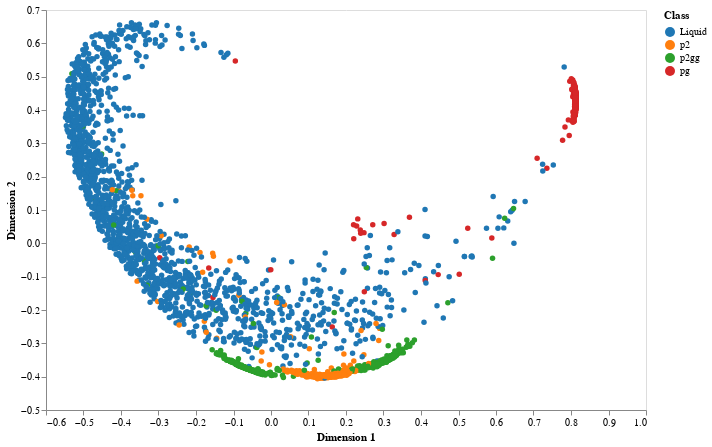

Source (notebook cell):
### Markdown cell above
In the above image we can see two high density clusters,
in cyan and magenta which would be two of the crystals.
The blue, which is scattered across the space
is quite clearly the liquid state.
From this there is not a lot of separation between the different states,
with the liquid occupying the entire space.

An alternate approach to the dimensionality reduction
is to use a non-linear combination of feature space.
This effectively makes the changes in some regions
more important than changes in other regions.
The `KernelPCA` class in Scikit-learn allows for the choice of 'kernel',
where a kernel is a way of performing this non-linear combination of variables.
The kernel I have chosen to use is the [Radial Basis Function (RBF)](http://scikit-learn.org/stable/modules/metrics.html#rbf-kernel).

### Code cell
kpca = decomposition.KernelPCA(n_components=2, kernel='rbf')
X_r = kpca.fit_transform(X_o)
fig = figures.plot_dimensionality_reduction(X_r, y)
fig

### Figure 1 — Vega-Lite specification as saved in the notebook (floating-point values rounded to 4 significant figures; data arrays with more than 128 entries replaced by an {"elided": "..."} marker saying what was removed)
{"$schema": "https://vega.github.io/schema/vega-lite/v2.6.0.json", "config": {"axis": {"grid": false}, "view": {"height": 400, "width": 600}}, "data": {"name": "data-cce3f76d4593d1deedb8d203e02ac863"}, "datasets": {"data-cce3f76d4593d1deedb8d203e02ac863": {"elided": "3000 records"}}, "encoding": {"color": {"field": "class", "scale": {"scheme": "category10"}, "title": "Class", "type": "nominal"}, "x": {"field": "dim1", "title": "Dimension 1", "type": "quantitative"}, "y": {"field": "dim2", "title": "Dimension 2", "type": "quantitative"}}, "mark": {"opacity": 1, "type": "circle"}}
